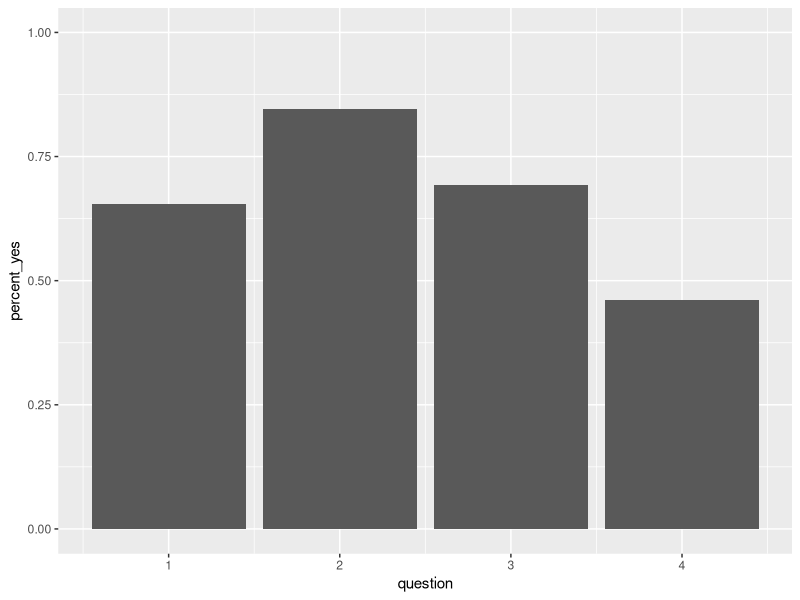
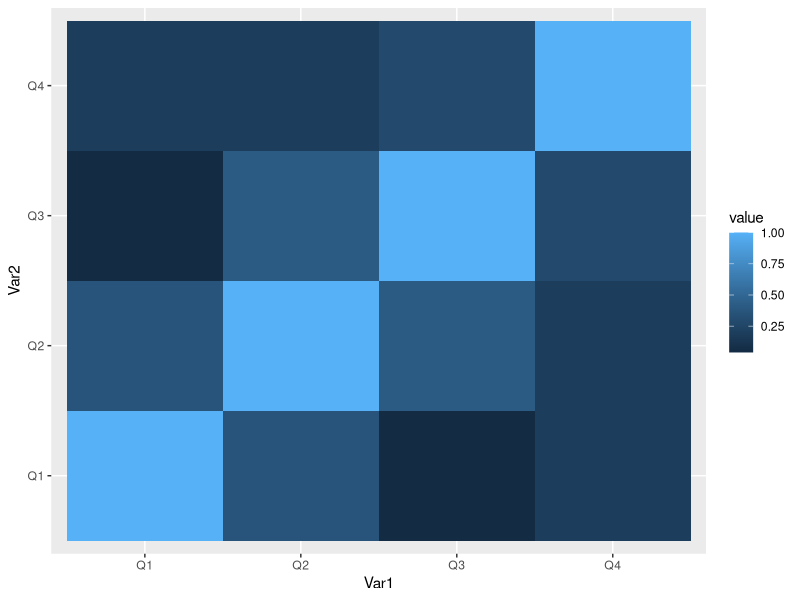

Source code (R) for these figures, in order: (Note: a time limit stopped this script after it produced the figures.)
#!/usr/bin/env Rscript

library(ggplot2)
library(reshape2)

# Personality test data
results <- data.frame(
  rbind(
    c(0,0,0,0),
    c(0,0,0,0),
    c(0,0,1,1),
    c(0,1,0,0),
    c(0,1,1,0),
    c(0,1,1,0),
    c(0,1,1,0),
    c(0,1,1,1),
    c(0,1,1,1),
    c(1,0,0,0),
    c(1,1,0,0),
    c(1,1,0,0),
    c(1,1,0,1),
    c(1,1,0,1),
    c(1,1,1,0),
    c(1,1,1,0),
    c(1,1,1,0),
    c(1,1,1,0),
    c(1,1,1,0),
    c(1,1,1,1),
    c(1,1,1,1),
    c(1,1,1,1),
    c(1,1,1,1),
    c(1,1,1,1),
    c(1,1,1,1),
    c(1,1,1,1)
  )
)
colnames(results) <- c("Q1", "Q2", "Q3", "Q4")

percent_answered <- data.frame(
  question=c(1,2,3,4),
  percent_yes=colSums(results) / nrow(results)
)

# Plot the percentage of yeses per question
p <- (
  ggplot(data=percent_answered, aes(x=question, y=percent_yes))
  + geom_bar(stat="identity")
  + ylim(0, 1)
)
x11()
print(p)

# Plot a heatmap of correlation values
correlation_matrix = cor(results)
melted_correlation_matrix = melt(correlation_matrix)

p <- (
  ggplot(
    data=melted_correlation_matrix,
    aes(x=Var1, y=Var2, fill=value)
  ) +
  geom_tile()
)
x11()
print(p)

# Wait for user to kill script
Sys.sleep(999999999999)
